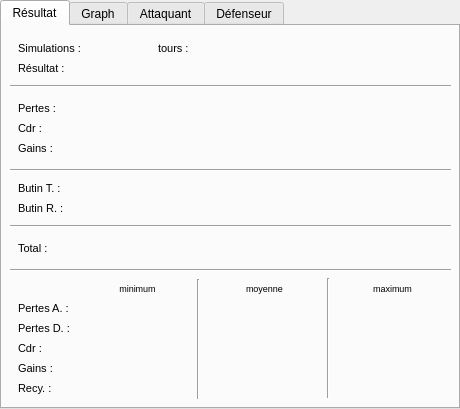
  <widget class="QTabWidget" name="results" >
   <property name="geometry" >
    <rect>
     <x>340</x>
     <y>136</y>
     <width>460</width>
     <height>409</height>
    </rect>
   </property>
   <property name="focusPolicy" >
    <enum>Qt::NoFocus</enum>
   </property>
   <property name="tabShape" >
    <enum>QTabWidget::Rounded</enum>
   </property>
   <property name="currentIndex" >
    <number>0</number>
   </property>
   <widget class="QWidget" name="tabResult" >
    <attribute name="title" >
     <string>Résultat</string>
    </attribute>
    <widget class="QLabel" name="lReSim" >
     <property name="geometry" >
      <rect>
       <x>16</x>
       <y>12</y>
       <width>80</width>
       <height>21</height>
      </rect>
     </property>
     <property name="font" >
      <font>
       <pointsize>8</pointsize>
      </font>
     </property>
     <property name="text" >
      <string>Simulations :</string>
     </property>
     <property name="wordWrap" >
      <bool>false</bool>
     </property>
    </widget>
    <widget class="QLabel" name="rnbRounds" >
     <property name="geometry" >
      <rect>
       <x>196</x>
       <y>12</y>
       <width>101</width>
       <height>21</height>
      </rect>
     </property>
     <property name="font" >
      <font>
       <pointsize>8</pointsize>
      </font>
     </property>
     <property name="text" >
      <string/>
     </property>
     <property name="wordWrap" >
      <bool>false</bool>
     </property>
    </widget>
    <widget class="QLabel" name="lReRes" >
     <property name="geometry" >
      <rect>
       <x>16</x>
       <y>32</y>
       <width>62</width>
       <height>21</height>
      </rect>
     </property>
     <property name="font" >
      <font>
       <pointsize>8</pointsize>
      </font>
     </property>
     <property name="text" >
      <string>Résultat :</string>
     </property>
     <property name="wordWrap" >
      <bool>false</bool>
     </property>
    </widget>
    <widget class="QLabel" name="lReTou" >
     <property name="geometry" >
      <rect>
       <x>156</x>
       <y>12</y>
       <width>40</width>
       <height>21</height>
      </rect>
     </property>
     <property name="font" >
      <font>
       <pointsize>8</pointsize>
      </font>
     </property>
     <property name="text" >
      <string>tours :</string>
     </property>
     <property name="wordWrap" >
      <bool>false</bool>
     </property>
    </widget>
    <widget class="QLabel" name="labelResult" >
     <property name="geometry" >
      <rect>
       <x>86</x>
       <y>32</y>
       <width>351</width>
       <height>21</height>
      </rect>
     </property>
     <property name="text" >
      <string/>
     </property>
     <property name="wordWrap" >
      <bool>false</bool>
     </property>
    </widget>
    <widget class="QLabel" name="rnbSims" >
     <property name="geometry" >
      <rect>
       <x>96</x>
       <y>12</y>
       <width>50</width>
       <height>21</height>
      </rect>
     </property>
     <property name="font" >
      <font>
       <pointsize>8</pointsize>
      </font>
     </property>
     <property name="text" >
      <string/>
     </property>
     <property name="wordWrap" >
      <bool>false</bool>
     </property>
    </widget>
    <widget class="Line" name="line" >
     <property name="geometry" >
      <rect>
       <x>8</x>
       <y>52</y>
       <width>441</width>
       <height>16</height>
      </rect>
     </property>
     <property name="orientation" >
      <enum>Qt::Horizontal</enum>
     </property>
    </widget>
    <widget class="QLabel" name="lRePer" >
     <property name="geometry" >
      <rect>
       <x>16</x>
       <y>72</y>
       <width>51</width>
       <height>21</height>
      </rect>
     </property>
     <property name="font" >
      <font>
       <pointsize>8</pointsize>
      </font>
     </property>
     <property name="text" >
      <string>Pertes :</string>
     </property>
     <property name="wordWrap" >
      <bool>false</bool>
     </property>
    </widget>
    <widget class="QLabel" name="labelPertes" >
     <property name="geometry" >
      <rect>
       <x>66</x>
       <y>72</y>
       <width>370</width>
       <height>20</height>
      </rect>
     </property>
     <property name="font" >
      <font>
       <pointsize>8</pointsize>
      </font>
     </property>
     <property name="text" >
      <string/>
     </property>
     <property name="wordWrap" >
      <bool>false</bool>
     </property>
    </widget>
    <widget class="QLabel" name="lReCdrd" >
     <property name="geometry" >
      <rect>
       <x>16</x>
       <y>92</y>
       <width>50</width>
       <height>21</height>
      </rect>
     </property>
     <property name="font" >
      <font>
       <pointsize>8</pointsize>
      </font>
     </property>
     <property name="text" >
      <string>Cdr :</string>
     </property>
     <property name="wordWrap" >
      <bool>false</bool>
     </property>
    </widget>
    <widget class="QLabel" name="labelCdr" >
     <property name="geometry" >
      <rect>
       <x>66</x>
       <y>92</y>
       <width>370</width>
       <height>20</height>
      </rect>
     </property>
     <property name="font" >
      <font>
       <pointsize>8</pointsize>
      </font>
     </property>
     <property name="text" >
      <string/>
     </property>
     <property name="wordWrap" >
      <bool>false</bool>
     </property>
    </widget>
    <widget class="QLabel" name="lReGaid" >
     <property name="geometry" >
      <rect>
       <x>16</x>
       <y>112</y>
       <width>50</width>
       <height>20</height>
      </rect>
     </property>
     <property name="font" >
      <font>
       <pointsize>8</pointsize>
      </font>
     </property>
     <property name="text" >
      <string>Gains :</string>
     </property>
     <property name="wordWrap" >
      <bool>false</bool>
     </property>
    </widget>
    <widget class="QLabel" name="labelGains" >
     <property name="geometry" >
      <rect>
       <x>66</x>
       <y>112</y>
       <width>370</width>
       <height>21</height>
      </rect>
     </property>
     <property name="font" >
      <font>
       <pointsize>8</pointsize>
      </font>
     </property>
     <property name="text" >
      <string/>
     </property>
     <property name="wordWrap" >
      <bool>false</bool>
     </property>
    </widget>
    <widget class="Line" name="line_2" >
     <property name="geometry" >
      <rect>
       <x>8</x>
       <y>136</y>
       <width>441</width>
       <height>16</height>
      </rect>
     </property>
     <property name="orientation" >
      <enum>Qt::Horizontal</enum>
     </property>
    </widget>
    <widget class="QLabel" name="lReButT" >
     <property name="geometry" >
      <rect>
       <x>16</x>
       <y>152</y>
       <width>54</width>
       <height>20</height>
      </rect>
     </property>
     <property name="font" >
      <font>
       <pointsize>8</pointsize>
      </font>
     </property>
     <property name="text" >
      <string>Butin T. :</string>
     </property>
     <property name="wordWrap" >
      <bool>false</bool>
     </property>
    </widget>
    <widget class="QLabel" name="lReButR" >
     <property name="geometry" >
      <rect>
       <x>16</x>
       <y>172</y>
       <width>54</width>
       <height>20</height>
      </rect>
     </property>
     <property name="font" >
      <font>
       <pointsize>8</pointsize>
      </font>
     </property>
     <property name="text" >
      <string>Butin R. :</string>
     </property>
     <property name="wordWrap" >
      <bool>false</bool>
     </property>
    </widget>
    <widget class="QLabel" name="buttinR" >
     <property name="geometry" >
      <rect>
       <x>66</x>
       <y>172</y>
       <width>370</width>
       <height>20</height>
      </rect>
     </property>
     <property name="font" >
      <font>
       <pointsize>8</pointsize>
      </font>
     </property>
     <property name="text" >
      <string/>
     </property>
     <property name="wordWrap" >
      <bool>false</bool>
     </property>
    </widget>
    <widget class="QLabel" name="buttinT" >
     <property name="geometry" >
      <rect>
       <x>66</x>
       <y>152</y>
       <width>370</width>
       <height>20</height>
      </rect>
     </property>
     <property name="font" >
      <font>
       <pointsize>8</pointsize>
      </font>
     </property>
     <property name="text" >
      <string/>
     </property>
     <property name="wordWrap" >
      <bool>false</bool>
     </property>
    </widget>
    <widget class="Line" name="line_3" >
     <property name="geometry" >
      <rect>
       <x>8</x>
       <y>192</y>
       <width>441</width>
       <height>16</height>
      </rect>
     </property>
     <property name="orientation" >
      <enum>Qt::Horizontal</enum>
     </property>
    </widget>
    <widget class="QLabel" name="lReTot" >
     <property name="geometry" >
      <rect>
       <x>16</x>
       <y>212</y>
       <width>40</width>
       <height>20</height>
      </rect>
     </property>
     <property name="font" >
      <font>
       <pointsize>8</pointsize>
      </font>
     </property>
     <property name="text" >
      <string>Total :</string>
     </property>
     <property name="wordWrap" >
      <bool>false</bool>
     </property>
    </widget>
    <widget class="QLabel" name="labelTotal" >
     <property name="geometry" >
      <rect>
       <x>56</x>
       <y>212</y>
       <width>380</width>
       <height>20</height>
      </rect>
     </property>
     <property name="font" >
      <font>
       <pointsize>8</pointsize>
      </font>
     </property>
     <property name="text" >
      <string/>
     </property>
     <property name="wordWrap" >
      <bool>false</bool>
     </property>
    </widget>
    <widget class="Line" name="line_4" >
     <property name="geometry" >
      <rect>
       <x>8</x>
       <y>236</y>
       <width>441</width>
       <height>17</height>
      </rect>
     </property>
     <property name="orientation" >
      <enum>Qt::Horizontal</enum>
     </property>
    </widget>
    <widget class="QLabel" name="lRePeD" >
     <property name="geometry" >
      <rect>
       <x>16</x>
       <y>292</y>
       <width>63</width>
       <height>20</height>
      </rect>
     </property>
     <property name="font" >
      <font>
       <pointsize>8</pointsize>
      </font>
     </property>
     <property name="text" >
      <string>Pertes D. :</string>
     </property>
     <property name="wordWrap" >
      <bool>false</bool>
     </property>
    </widget>
    <widget class="QLabel" name="labelPertesDmin" >
     <property name="geometry" >
      <rect>
       <x>86</x>
       <y>292</y>
       <width>100</width>
       <height>21</height>
      </rect>
     </property>
     <property name="font" >
      <font>
       <pointsize>8</pointsize>
      </font>
     </property>
     <property name="text" >
      <string/>
     </property>
     <property name="alignment" >
      <set>Qt::AlignRight|Qt::AlignTrailing|Qt::AlignVCenter</set>
     </property>
     <property name="wordWrap" >
      <bool>false</bool>
     </property>
    </widget>
    <widget class="QLabel" name="labelCdrMoy" >
     <property name="geometry" >
      <rect>
       <x>212</x>
       <y>312</y>
       <width>100</width>
       <height>21</height>
      </rect>
     </property>
     <property name="font" >
      <font>
       <pointsize>8</pointsize>
      </font>
     </property>
     <property name="text" >
      <string/>
     </property>
     <property name="alignment" >
      <set>Qt::AlignRight|Qt::AlignTrailing|Qt::AlignVCenter</set>
     </property>
     <property name="wordWrap" >
      <bool>false</bool>
     </property>
    </widget>
    <widget class="QLabel" name="labelPertesAmoy" >
     <property name="geometry" >
      <rect>
       <x>212</x>
       <y>272</y>
       <width>100</width>
       <height>21</height>
      </rect>
     </property>
     <property name="font" >
      <font>
       <pointsize>8</pointsize>
      </font>
     </property>
     <property name="text" >
      <string/>
     </property>
     <property name="alignment" >
      <set>Qt::AlignRight|Qt::AlignTrailing|Qt::AlignVCenter</set>
     </property>
     <property name="wordWrap" >
      <bool>false</bool>
     </property>
    </widget>
    <widget class="QLabel" name="labelRecyMoy" >
     <property name="geometry" >
      <rect>
       <x>212</x>
       <y>352</y>
       <width>100</width>
       <height>21</height>
      </rect>
     </property>
     <property name="font" >
      <font>
       <pointsize>8</pointsize>
      </font>
     </property>
     <property name="text" >
      <string/>
     </property>
     <property name="alignment" >
      <set>Qt::AlignRight|Qt::AlignTrailing|Qt::AlignVCenter</set>
     </property>
     <property name="wordWrap" >
      <bool>false</bool>
     </property>
    </widget>
    <widget class="QLabel" name="labelCdrMin" >
     <property name="geometry" >
      <rect>
       <x>86</x>
       <y>312</y>
       <width>100</width>
       <height>21</height>
      </rect>
     </property>
     <property name="font" >
      <font>
       <pointsize>8</pointsize>
      </font>
     </property>
     <property name="text" >
      <string/>
     </property>
     <property name="alignment" >
      <set>Qt::AlignRight|Qt::AlignTrailing|Qt::AlignVCenter</set>
     </property>
     <property name="wordWrap" >
      <bool>false</bool>
     </property>
    </widget>
    <widget class="QLabel" name="lReMin" >
     <property name="geometry" >
      <rect>
       <x>105</x>
       <y>252</y>
       <width>61</width>
       <height>20</height>
      </rect>
     </property>
     <property name="font" >
      <font>
       <pointsize>7</pointsize>
      </font>
     </property>
     <property name="text" >
      <string>minimum</string>
     </property>
     <property name="alignment" >
      <set>Qt::AlignCenter</set>
     </property>
     <property name="wordWrap" >
      <bool>false</bool>
     </property>
    </widget>
    <widget class="QLabel" name="lReGai" >
     <property name="geometry" >
      <rect>
       <x>16</x>
       <y>332</y>
       <width>60</width>
       <height>20</height>
      </rect>
     </property>
     <property name="font" >
      <font>
       <pointsize>8</pointsize>
      </font>
     </property>
     <property name="text" >
      <string>Gains :</string>
     </property>
     <property name="wordWrap" >
      <bool>false</bool>
     </property>
    </widget>
    <widget class="QLabel" name="lReMoy" >
     <property name="geometry" >
      <rect>
       <x>232</x>
       <y>252</y>
       <width>61</width>
       <height>20</height>
      </rect>
     </property>
     <property name="font" >
      <font>
       <pointsize>7</pointsize>
      </font>
     </property>
     <property name="text" >
      <string>moyenne</string>
     </property>
     <property name="alignment" >
      <set>Qt::AlignCenter</set>
     </property>
     <property name="wordWrap" >
      <bool>false</bool>
     </property>
    </widget>
    <widget class="QLabel" name="labelPertesAmax" >
     <property name="geometry" >
      <rect>
       <x>336</x>
       <y>272</y>
       <width>100</width>
       <height>21</height>
      </rect>
     </property>
     <property name="font" >
      <font>
       <pointsize>8</pointsize>
      </font>
     </property>
     <property name="text" >
      <string/>
     </property>
     <property name="alignment" >
      <set>Qt::AlignRight|Qt::AlignTrailing|Qt::AlignVCenter</set>
     </property>
     <property name="wordWrap" >
      <bool>false</bool>
     </property>
    </widget>
    <widget class="QLabel" name="labelRecyMin" >
     <property name="geometry" >
      <rect>
       <x>86</x>
       <y>352</y>
       <width>100</width>
       <height>21</height>
      </rect>
     </property>
     <property name="font" >
      <font>
       <pointsize>8</pointsize>
      </font>
     </property>
     <property name="text" >
      <string/>
     </property>
     <property name="alignment" >
      <set>Qt::AlignRight|Qt::AlignTrailing|Qt::AlignVCenter</set>
     </property>
     <property name="wordWrap" >
      <bool>false</bool>
     </property>
    </widget>
    <widget class="QLabel" name="lRePeA" >
     <property name="geometry" >
      <rect>
       <x>16</x>
       <y>272</y>
       <width>62</width>
       <height>20</height>
      </rect>
     </property>
     <property name="font" >
      <font>
       <pointsize>8</pointsize>
      </font>
     </property>
     <property name="text" >
      <string>Pertes A. :</string>
     </property>
     <property name="wordWrap" >
      <bool>false</bool>
     </property>
    </widget>
    <widget class="QLabel" name="labelPertesAmin" >
     <property name="geometry" >
      <rect>
       <x>86</x>
       <y>272</y>
       <width>100</width>
       <height>21</height>
      </rect>
     </property>
     <property name="font" >
      <font>
       <pointsize>8</pointsize>
      </font>
     </property>
     <property name="text" >
      <string/>
     </property>
     <property name="alignment" >
      <set>Qt::AlignRight|Qt::AlignTrailing|Qt::AlignVCenter</set>
     </property>
     <property name="wordWrap" >
      <bool>false</bool>
     </property>
    </widget>
    <widget class="Line" name="line1" >
     <property name="geometry" >
      <rect>
       <x>186</x>
       <y>253</y>
       <width>20</width>
       <height>120</height>
      </rect>
     </property>
     <property name="frameShape" >
      <enum>QFrame::VLine</enum>
     </property>
     <property name="frameShadow" >
      <enum>QFrame::Sunken</enum>
     </property>
     <property name="orientation" >
      <enum>Qt::Vertical</enum>
     </property>
    </widget>
    <widget class="QLabel" name="labelPertesDmoy" >
     <property name="geometry" >
      <rect>
       <x>212</x>
       <y>292</y>
       <width>100</width>
       <height>21</height>
      </rect>
     </property>
     <property name="font" >
      <font>
       <pointsize>8</pointsize>
      </font>
     </property>
     <property name="text" >
      <string/>
     </property>
     <property name="alignment" >
      <set>Qt::AlignRight|Qt::AlignTrailing|Qt::AlignVCenter</set>
     </property>
     <property name="wordWrap" >
      <bool>false</bool>
     </property>
    </widget>
    <widget class="QLabel" name="labelPertesDmax" >
     <property name="geometry" >
      <rect>
       <x>336</x>
       <y>292</y>
       <width>100</width>
       <height>21</height>
      </rect>
     </property>
     <property name="font" >
      <font>
       <pointsize>8</pointsize>
      </font>
     </property>
     <property name="text" >
      <string/>
     </property>
     <property name="alignment" >
      <set>Qt::AlignRight|Qt::AlignTrailing|Qt::AlignVCenter</set>
     </property>
     <property name="wordWrap" >
      <bool>false</bool>
     </property>
    </widget>
    <widget class="QLabel" name="labelGainsMoy" >
     <property name="geometry" >
      <rect>
       <x>212</x>
       <y>332</y>
       <width>100</width>
       <height>21</height>
      </rect>
     </property>
     <property name="font" >
      <font>
       <pointsize>8</pointsize>
      </font>
     </property>
     <property name="text" >
      <string/>
     </property>
     <property name="alignment" >
      <set>Qt::AlignRight|Qt::AlignTrailing|Qt::AlignVCenter</set>
     </property>
     <property name="wordWrap" >
      <bool>false</bool>
     </property>
    </widget>
    <widget class="QLabel" name="lReMax" >
     <property name="geometry" >
      <rect>
       <x>356</x>
       <y>252</y>
       <width>69</width>
       <height>20</height>
      </rect>
     </property>
     <property name="font" >
      <font>
       <pointsize>7</pointsize>
      </font>
     </property>
     <property name="text" >
      <string>maximum</string>
     </property>
     <property name="alignment" >
      <set>Qt::AlignCenter</set>
     </property>
     <property name="wordWrap" >
      <bool>false</bool>
     </property>
    </widget>
    <widget class="QLabel" name="lReCdr" >
     <property name="geometry" >
      <rect>
       <x>16</x>
       <y>312</y>
       <width>60</width>
       <height>20</height>
      </rect>
     </property>
     <property name="font" >
      <font>
       <pointsize>8</pointsize>
      </font>
     </property>
     <property name="text" >
      <string>Cdr :</string>
     </property>
     <property name="wordWrap" >
      <bool>false</bool>
     </property>
    </widget>
    <widget class="QLabel" name="lReRec" >
     <property name="geometry" >
      <rect>
       <x>16</x>
       <y>352</y>
       <width>60</width>
       <height>21</height>
      </rect>
     </property>
     <property name="font" >
      <font>
       <pointsize>8</pointsize>
      </font>
     </property>
     <property name="text" >
      <string>Recy. :</string>
     </property>
     <property name="wordWrap" >
      <bool>false</bool>
     </property>
    </widget>
    <widget class="QLabel" name="labelGainsMax" >
     <property name="geometry" >
      <rect>
       <x>336</x>
       <y>332</y>
       <width>100</width>
       <height>21</height>
      </rect>
     </property>
     <property name="font" >
      <font>
       <pointsize>8</pointsize>
      </font>
     </property>
     <property name="text" >
      <string/>
     </property>
     <property name="alignment" >
      <set>Qt::AlignRight|Qt::AlignTrailing|Qt::AlignVCenter</set>
     </property>
     <property name="wordWrap" >
      <bool>false</bool>
     </property>
    </widget>
    <widget class="QLabel" name="labelGainsMin" >
     <property name="geometry" >
      <rect>
       <x>86</x>
       <y>332</y>
       <width>100</width>
       <height>21</height>
      </rect>
     </property>
     <property name="font" >
      <font>
       <pointsize>8</pointsize>
      </font>
     </property>
     <property name="text" >
      <string/>
     </property>
     <property name="alignment" >
      <set>Qt::AlignRight|Qt::AlignTrailing|Qt::AlignVCenter</set>
     </property>
     <property name="wordWrap" >
      <bool>false</bool>
     </property>
    </widget>
    <widget class="QLabel" name="labelRecyMax" >
     <property name="geometry" >
      <rect>
       <x>336</x>
       <y>352</y>
       <width>100</width>
       <height>21</height>
      </rect>
     </property>
     <property name="font" >
      <font>
       <pointsize>8</pointsize>
      </font>
     </property>
     <property name="text" >
      <string/>
     </property>
     <property name="alignment" >
      <set>Qt::AlignRight|Qt::AlignTrailing|Qt::AlignVCenter</set>
     </property>
     <property name="wordWrap" >
      <bool>false</bool>
     </property>
    </widget>
    <widget class="Line" name="line1_2" >
     <property name="geometry" >
      <rect>
       <x>316</x>
       <y>252</y>
       <width>20</width>
       <height>120</height>
      </rect>
     </property>
     <property name="frameShape" >
      <enum>QFrame::VLine</enum>
     </property>
     <property name="frameShadow" >
      <enum>QFrame::Sunken</enum>
     </property>
     <property name="orientation" >
      <enum>Qt::Vertical</enum>
     </property>
    </widget>
    <widget class="QLabel" name="labelCdrMax" >
     <property name="geometry" >
      <rect>
       <x>336</x>
       <y>312</y>
       <width>100</width>
       <height>21</height>
      </rect>
     </property>
     <property name="font" >
      <font>
       <pointsize>8</pointsize>
      </font>
     </property>
     <property name="text" >
      <string/>
     </property>
     <property name="alignment" >
      <set>Qt::AlignRight|Qt::AlignTrailing|Qt::AlignVCenter</set>
     </property>
     <property name="wordWrap" >
      <bool>false</bool>
     </property>
    </widget>
   </widget>
   <widget class="QWidget" name="tabGraph" >
    <attribute name="title" >
     <string>Graph</string>
    </attribute>
    <widget class="QSlider" name="histoBarSlider" >
     <property name="geometry" >
      <rect>
       <x>8</x>
       <y>92</y>
       <width>160</width>
       <height>16</height>
      </rect>
     </property>
     <property name="focusPolicy" >
      <enum>Qt::NoFocus</enum>
     </property>
     <property name="toolTip" >
      <string>Nombres de barres</string>
     </property>
     <property name="minimum" >
      <number>2</number>
     </property>
     <property name="maximum" >
      <number>50</number>
     </property>
     <property name="value" >
      <number>15</number>
     </property>
     <property name="orientation" >
      <enum>Qt::Horizontal</enum>
     </property>
    </widget>
    <widget class="QComboBox" name="comboBoxChooseHisto" >
     <property name="geometry" >
      <rect>
       <x>8</x>
       <y>36</y>
       <width>149</width>
       <height>22</height>
      </rect>
     </property>
     <property name="toolTip" >
      <string>Données à afficher</string>
     </property>
     <item>
      <property name="text" >
       <string>Gains attaquant</string>
      </property>
     </item>
     <item>
      <property name="text" >
       <string>Gains défenseur</string>
      </property>
     </item>
     <item>
      <property name="text" >
       <string>Pertes attaquant</string>
      </property>
     </item>
     <item>
      <property name="text" >
       <string>Pertes défenseur</string>
      </property>
     </item>
     <item>
      <property name="text" >
       <string>CDR</string>
      </property>
     </item>
     <item>
      <property name="text" >
       <string>Recycleurs</string>
      </property>
     </item>
    </widget>
   </widget>
   <widget class="QWidget" name="tabAtt" >
    <attribute name="title" >
     <string>Attaquant</string>
    </attribute>
    <widget class="QTextBrowser" name="aDetails" >
     <property name="geometry" >
      <rect>
       <x>-3</x>
       <y>0</y>
       <width>461</width>
       <height>385</height>
      </rect>
     </property>
    </widget>
   </widget>
   <widget class="QWidget" name="tabDef" >
    <attribute name="title" >
     <string>Défenseur</string>
    </attribute>
    <widget class="QTextBrowser" name="dDetails" >
     <property name="geometry" >
      <rect>
       <x>-3</x>
       <y>0</y>
       <width>461</width>
       <height>385</height>
      </rect>
     </property>
    </widget>
   </widget>
  </widget>
